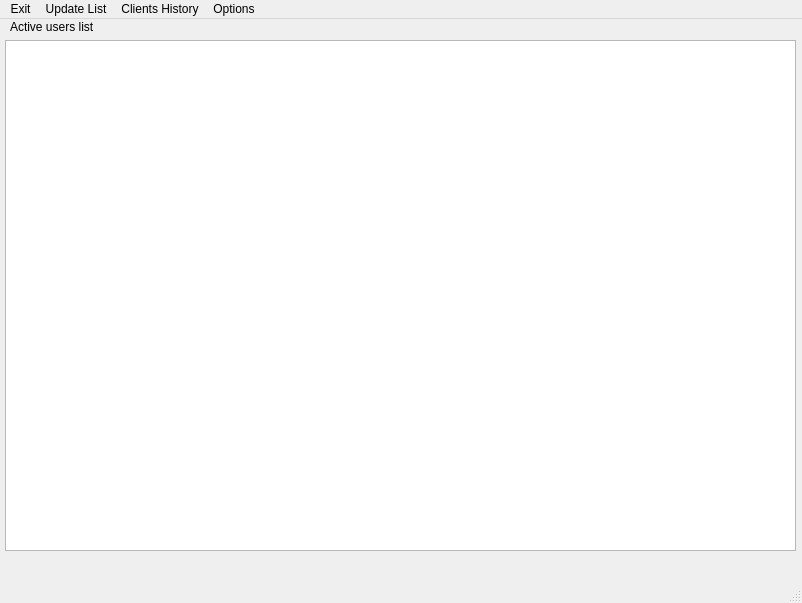
<?xml version="1.0" encoding="UTF-8"?>
<ui version="4.0">
 <class>MainWindow</class>
 <widget class="QMainWindow" name="MainWindow">
  <property name="geometry">
   <rect>
    <x>0</x>
    <y>0</y>
    <width>802</width>
    <height>603</height>
   </rect>
  </property>
  <property name="windowTitle">
   <string>MainWindow</string>
  </property>
  <widget class="QWidget" name="centralwidget">
   <widget class="QLabel" name="label">
    <property name="geometry">
     <rect>
      <x>10</x>
      <y>0</y>
      <width>91</width>
      <height>16</height>
     </rect>
    </property>
    <property name="text">
     <string>Active users list</string>
    </property>
   </widget>
   <widget class="QTableView" name="tableView">
    <property name="geometry">
     <rect>
      <x>5</x>
      <y>21</y>
      <width>791</width>
      <height>511</height>
     </rect>
    </property>
   </widget>
  </widget>
  <widget class="QMenuBar" name="menubar">
   <property name="geometry">
    <rect>
     <x>0</x>
     <y>0</y>
     <width>802</width>
     <height>26</height>
    </rect>
   </property>
   <widget class="QMenu" name="menuAsdaSd">
    <property name="title">
     <string>Exit</string>
    </property>
   </widget>
   <widget class="QMenu" name="menuUpdate_List">
    <property name="title">
     <string>Update List</string>
    </property>
   </widget>
   <widget class="QMenu" name="menuClients_History">
    <property name="title">
     <string>Clients History</string>
    </property>
   </widget>
   <widget class="QMenu" name="menuOptions">
    <property name="title">
     <string>Options</string>
    </property>
   </widget>
   <addaction name="menuAsdaSd"/>
   <addaction name="menuUpdate_List"/>
   <addaction name="menuClients_History"/>
   <addaction name="menuOptions"/>
  </widget>
  <widget class="QStatusBar" name="statusbar"/>
 </widget>
 <resources/>
 <connections/>
</ui>
